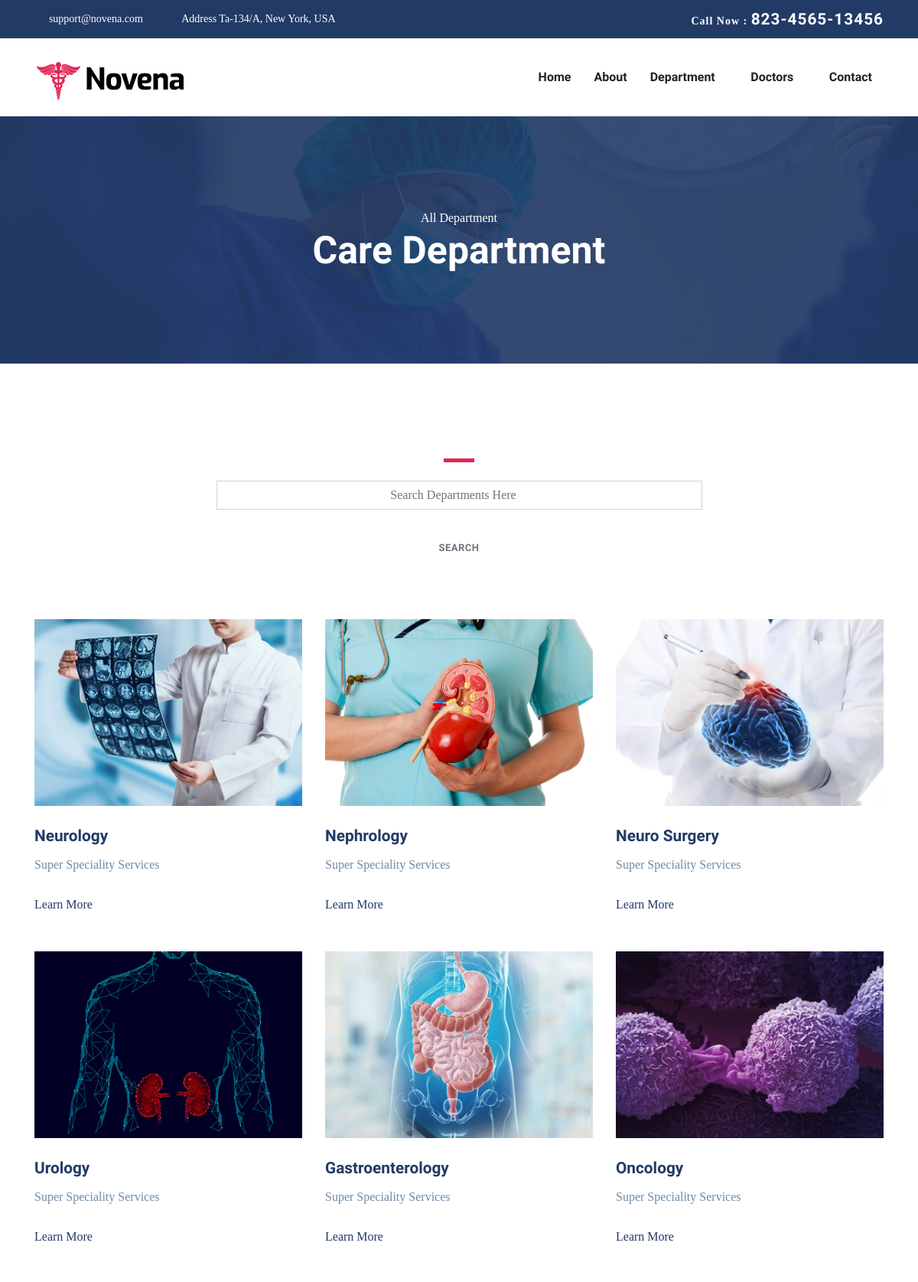
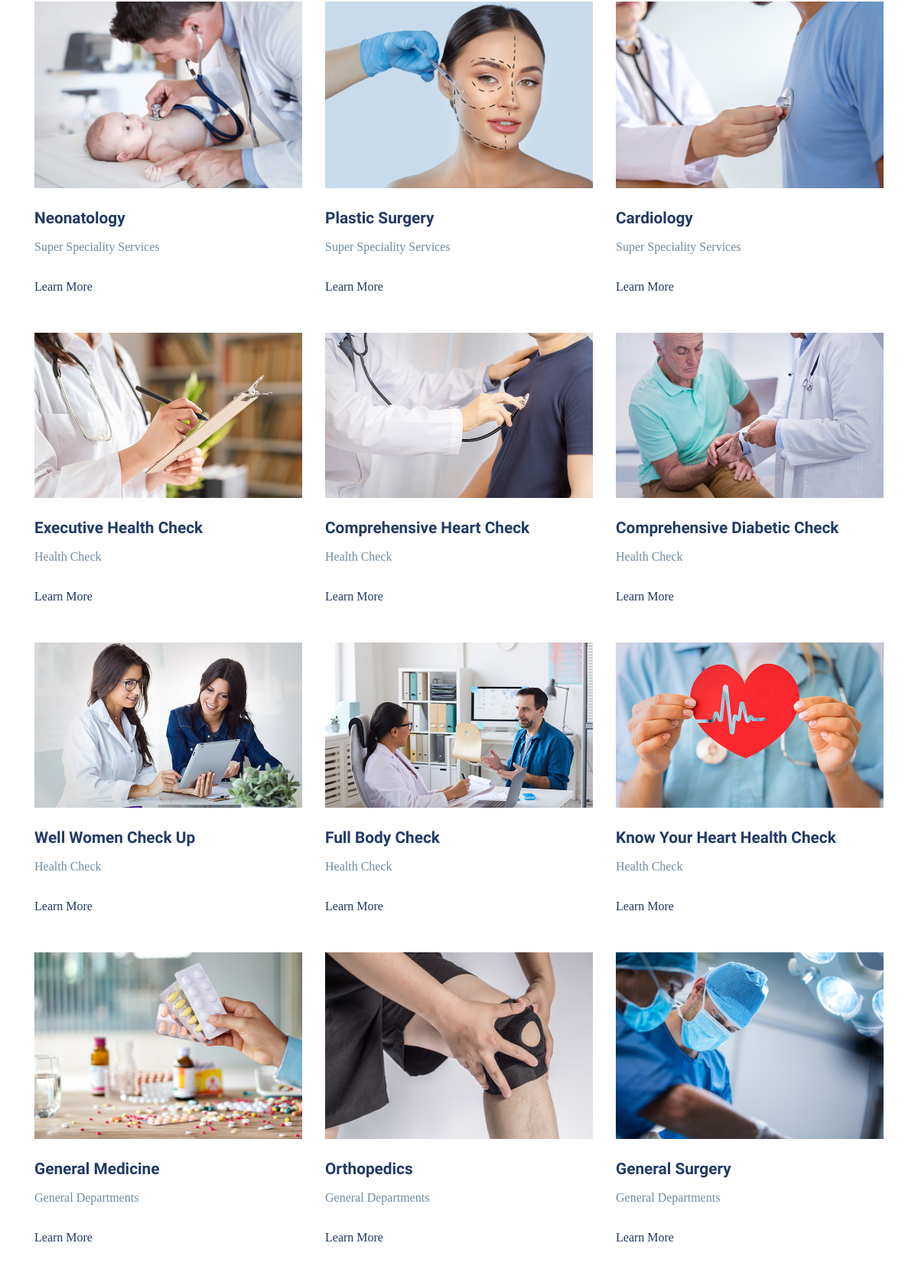
The page /frontend/alldept/ (upper part) on the database its author committed (2 pictures, top to bottom).
### backend/models.py (models this page shows)
class departmentdb(models.Model):
    depname=models.CharField(max_length=100,blank=True,null=True)
    depcat=models.CharField(max_length=100,null=True,blank=True)
    depdes=models.CharField(max_length=600,blank=True,null=True)
    depimg=models.ImageField(upload_to="department",null=True,blank=True)

### frontend/views.py (the view)
# urls.py: path('alldept/',views.alldept,name="alldept"),
def alldept(request):
    dep = categorydb.objects.all()
    results=departmentdb.objects.all()
    return render(request,"alldepartment.html",{'dep':dep,'results':results})

### frontend/templates/alldepartment.html (shortened to what this page needs)
<!DOCTYPE html>
{% load static %}
<html lang="zxx">
<head>
  <link rel="stylesheet" href="{% static 'plugins/bootstrap/css/bootstrap.min.css' %}">
  <link rel="stylesheet" href="{% static 'plugins/icofont/icofont.min.css' %}">
  <link rel="stylesheet" href="{% static 'plugins/slick-carousel/slick/slick.css' %}">
  <link rel="stylesheet" href="{% static 'plugins/slick-carousel/slick/slick-theme.css' %}">
  <link rel="stylesheet" href="{% static 'css/style.css' %}">
</head>
<body id="top">
<header>
	<div class="header-top-bar">
		<div class="container">
			<div class="row align-items-center">
				<div class="col-lg-6">
					<ul class="top-bar-info list-inline-item pl-0 mb-0">
						<li class="list-inline-item"><a href="mailto:support@gmail.com"><i class="icofont-support-faq mr-2"></i>support@novena.com</a></li>
						<li class="list-inline-item"><i class="icofont-location-pin mr-2"></i>Address Ta-134/A, New York, USA </li>
					</ul>
				</div>
				<div class="col-lg-6">
					<div class="text-lg-right top-right-bar mt-2 mt-lg-0">
						<a href="tel:+23-345-67890" >
							<span>Call Now : </span>
							<span class="h4">823-4565-13456</span>
						</a>
					</div>
				</div>
			</div>
		</div>
	</div>
	<nav class="navbar navbar-expand-lg navigation" id="navbar">
		<div class="container">
		 	 <a class="navbar-brand" href="index.html">
			  	<img src="images/logo.png" alt="" class="img-fluid">
			  </a>
		  <div class="collapse navbar-collapse" id="navbarmain">
			<ul class="navbar-nav ml-auto">
			  <li class="nav-item active">
				<a class="nav-link" href="{% url 'homepage' %}">Home</a>
			  </li>
			   <li class="nav-item"><a class="nav-link" href="{% url 'about' %}">About</a></li>
			    <li class="nav-item dropdown">
					<a class="nav-link dropdown-toggle" href="department.html" id="dropdown02" data-toggle="dropdown" aria-haspopup="true" aria-expanded="false">Department <i class="icofont-thin-down"></i></a>
			  	</li>
			  	<li class="nav-item dropdown">
					<a class="nav-link dropdown-toggle" href="doctor.html" id="dropdown03" data-toggle="dropdown" aria-haspopup="true" aria-expanded="false">Doctors <i class="icofont-thin-down"></i></a>
			  	</li>
			   <li class="nav-item"><a class="nav-link" href="{% url 'contact' %}">Contact</a></li>
			</ul>
		  </div>
		</div>
	</nav>
</header>
<section class="page-title bg-1">
  <div class="container">
    <div class="row">
      <div class="col-md-12">
        <div class="block text-center">
          <span class="text-white">All Department</span>
          <h1 class="text-capitalize mb-5 text-lg">Care Department</h1>
        </div>
      </div>
    </div>
  </div>
</section>
<section class="section service-2">
	<div class="container">
		<div class="row justify-content-center">
			<div class="col-lg-7 text-center">
				<div class="section-title">
					<div class="divider mx-auto my-4"></div>
					<form method="post" action="{% url 'searching' %}">
					<input type="search" class="form-control" placeholder="Search Departments Here" style="text-align:center;" name="search"><br>
					<button type="submit" class="btn btn-outline-secondary">Search</button>
						</form>
				</div>
			</div>
		</div>
		<div class="row">
			{% for i in results %}
			<div class="col-lg-4 col-md-6 ">
				<div class="department-block mb-5">
					<img src="{{i.depimg.url}}" alt="" class="img-fluid w-100">
					<div class="content">
						<h4 class="mt-4 mb-2 title-color">{{i.depname}}</h4>
						<p class="mb-4">{{i.depcat}}</p>
						<a href="{% url 'singledep' dataid=i.id %}" class="read-more">Learn More  <i class="icofont-simple-right ml-2"></i></a>
					</div>
				</div>
			</div>
			{% endfor %}
		</div>
	</div>
</section>
  </body>
  </html>

### frontend/static/css/style.css (style rules this page uses)
html { overflow-x: hidden; }
body { line-height: 1.6; font-family: "Roboto", sans-serif; -webkit-font-smoothing: antialiased; font-size: 16px; color: #6F8BA4; font-weight: 400; }
h1, .h1, h2, .h2, h3, .h3, h4, .h4, h5, .h5, h6, .h6 { font-family: "Exo", sans-serif; font-weight: 700; color: #222; }
h1, .h1 { font-size: 2.5rem; }
h4, .h4 { font-size: 1.3rem; line-height: 30px; }
p { line-height: 30px; }
.form-control { box-shadow: none; border-radius: 0; }
.btn { display: inline-block; font-size: 14px; font-size: 0.8125rem; font-weight: 700; letter-spacing: .5px; padding: .75rem 2rem; font-family: "Exo", sans-serif; text-transform: uppercase; border-radius: 5px; border: 2px solid transparent; transition: all .35s ease; }
.section { padding: 100px 0; }
.text-lg { font-size: 3.75rem; }
a { color: #222; text-decoration: none; transition: all .35s ease; }
.page-title { padding: 120px 0px 70px 0px; position: relative; }
.page-title .block h1 { color: #fff; }
.title-color { color: #223a66; }
.section-title { margin-bottom: 70px; }
.text-lg { font-size: 50px; }
#navbarmain { padding: 20px 0px; }
#navbarmain .nav-link { font-weight: 600; padding: 10px 15px; color: #222; font-family: "Exo", sans-serif; text-transform: capitalize; font-size: 16px; transition: all .25s ease; }
.dropdown-toggle::after { display: none; }
.navbar-brand { margin-top: 10px; }
.header-top-bar { background: #223a66; font-size: 14px; padding: 10px 0px; box-shadow: 0 1px 2px rgba(0, 0, 0, 0.05); color: #fff; }
.top-bar-info li a { color: #fff; margin-right: 20px; }
.top-right-bar a span { color: #fff; font-weight: 600; letter-spacing: 1px; }
.bg-1 { background: url("../images/bg/22.jpg") no-repeat 50% 50%; background-size: cover; position: relative; }
.divider { width: 40px; height: 5px; background: #e12454; }
.read-more { color: #223a66; }

### frontend/templates/alldepartment.html (style rules this page uses)
body { font-family:Georgia }

### rows shown on the page
departmentdb: depimg (picture), depname "Neurology", depcat "Super Speciality Services"
departmentdb: depimg (picture), depname "Nephrology", depcat "Super Speciality Services"
departmentdb: depimg (picture), depname "Neuro Surgery", depcat "Super Speciality Services"
departmentdb: depimg (picture), depname "Urology", depcat "Super Speciality Services"
departmentdb: depimg (picture), depname "Gastroenterology", depcat "Super Speciality Services"
departmentdb: depimg (picture), depname "Oncology", depcat "Super Speciality Services"
departmentdb: depimg (picture), depname "Neonatology", depcat "Super Speciality Services"
departmentdb: depimg (picture), depname "Plastic Surgery", depcat "Super Speciality Services"
departmentdb: depimg (picture), depname "Cardiology", depcat "Super Speciality Services"
departmentdb: depimg (picture), depname "Executive Health Check", depcat "Health Check"
departmentdb: depimg (picture), depname "Comprehensive Heart Check", depcat "Health Check"
departmentdb: depimg (picture), depname "Comprehensive Diabetic Check", depcat "Health Check"
departmentdb: depimg (picture), depname "Well Women Check Up", depcat "Health Check"
departmentdb: depimg (picture), depname "Full Body Check", depcat "Health Check"
departmentdb: depimg (picture), depname "Know Your Heart Health Check", depcat "Health Check"
departmentdb: depimg (picture), depname "General Medicine", depcat "General Departments"
departmentdb: depimg (picture), depname "Orthopedics", depcat "General Departments"
departmentdb: depimg (picture), depname "General Surgery", depcat "General Departments"
